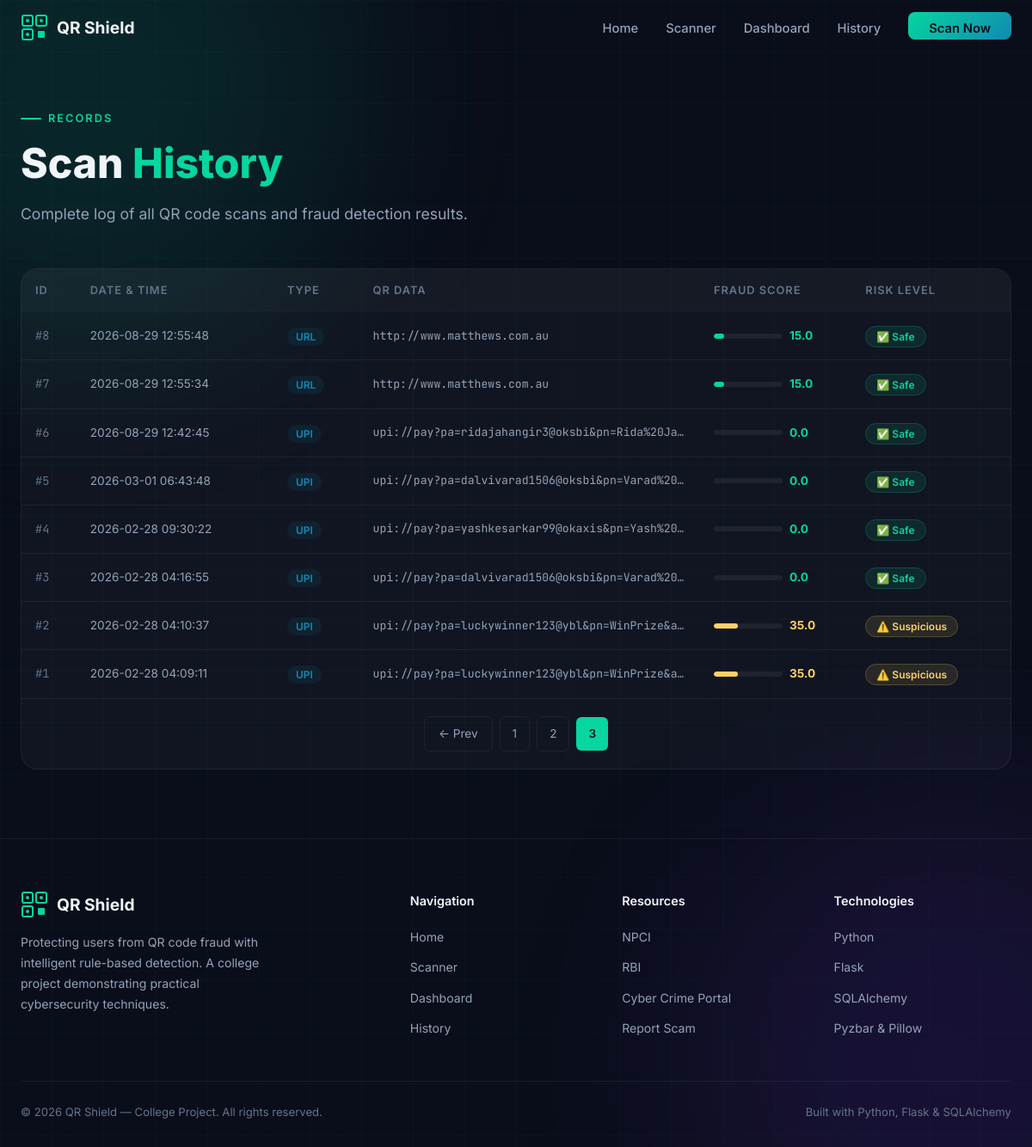
The page /history?page=3 on the database its author committed.
### models.py (models this page shows, shortened)
class ScanHistory(db.Model):
    __tablename__ = 'scan_history'
    id = db.Column(db.Integer, primary_key=True, autoincrement=True)
    scan_date = db.Column(db.DateTime, default=datetime.utcnow, nullable=False)
    qr_data = db.Column(db.Text, nullable=False)
    data_type = db.Column(db.String(50), nullable=False)          # 'upi', 'url', 'text', 'unknown'
    risk_level = db.Column(db.String(20), nullable=False)          # 'safe', 'suspicious', 'scam'
    fraud_score = db.Column(db.Float, default=0.0)
    details = db.Column(db.Text)                                   # JSON string of detection details
    ip_address = db.Column(db.String(45))
    filename = db.Column(db.String(255))

### app.py (the view)
    @app.route('/history')
    def history():
        page = request.args.get('page', 1, type=int)
        per_page = 15
        scans = ScanHistory.query.order_by(
            ScanHistory.scan_date.desc()
        ).paginate(page=page, per_page=per_page, error_out=False)
        return render_template('history.html', scans=scans)

### templates/history.html (shortened to what this page needs)
{% extends "base.html" %}
{% block content %}
<section style="padding-top:120px;padding-bottom:80px;position:relative;z-index:1;">
    <div class="container">
        <div class="section-header" style="margin-bottom:48px;">
            <div class="section-label">Records</div>
            <h2 class="section-title">Scan <span class="highlight">History</span></h2>
            <p class="section-subtitle">Complete log of all QR code scans and fraud detection results.</p>
        </div>
        {% if scans.items %}
        <div
            style="background:var(--bg-glass);border:1px solid var(--border-subtle);border-radius:var(--radius-lg);overflow:hidden;">
            <div style="overflow-x:auto;">
                <table style="width:100%;border-collapse:collapse;">
                    <thead>
                        <tr style="background:rgba(255,255,255,0.02);">
                            <th
                                style="padding:14px 16px;text-align:left;font-size:0.8rem;font-weight:600;color:var(--text-muted);text-transform:uppercase;letter-spacing:1px;">
                                ID</th>
                            <th
                                style="padding:14px 16px;text-align:left;font-size:0.8rem;font-weight:600;color:var(--text-muted);text-transform:uppercase;letter-spacing:1px;">
                                Date & Time</th>
                            <th
                                style="padding:14px 16px;text-align:left;font-size:0.8rem;font-weight:600;color:var(--text-muted);text-transform:uppercase;letter-spacing:1px;">
                                Type</th>
                            <th
                                style="padding:14px 16px;text-align:left;font-size:0.8rem;font-weight:600;color:var(--text-muted);text-transform:uppercase;letter-spacing:1px;">
                                QR Data</th>
                            <th
                                style="padding:14px 16px;text-align:left;font-size:0.8rem;font-weight:600;color:var(--text-muted);text-transform:uppercase;letter-spacing:1px;">
                                Fraud Score</th>
                            <th
                                style="padding:14px 16px;text-align:left;font-size:0.8rem;font-weight:600;color:var(--text-muted);text-transform:uppercase;letter-spacing:1px;">
                                Risk Level</th>
                        </tr>
                    </thead>
                    <tbody>
                        {% for scan in scans.items %}
                        <tr style="border-bottom:1px solid var(--border-subtle);transition:background 0.2s;"
                            onmouseover="this.style.background='rgba(255,255,255,0.02)'"
                            onmouseout="this.style.background=''">
                            <td
                                style="padding:14px 16px;font-size:0.85rem;font-family:var(--font-mono);color:var(--text-muted);">
                                #{{ scan.id }}</td>
                            <td style="padding:14px 16px;font-size:0.85rem;color:var(--text-secondary);">{{
                                scan.scan_date.strftime('%Y-%m-%d %H:%M:%S') }}</td>
                            <td style="padding:14px 16px;">
                                <span
                                    style="padding:3px 10px;border-radius:100px;font-size:0.75rem;font-weight:600;background:rgba(17,138,178,0.1);color:var(--accent-blue);text-transform:uppercase;">{{
                                    scan.data_type }}</span>
                            </td>
                            <td style="padding:14px 16px;font-size:0.82rem;font-family:var(--font-mono);color:var(--text-secondary);max-width:300px;overflow:hidden;text-overflow:ellipsis;white-space:nowrap;"
                                title="{{ scan.qr_data }}">{{ scan.qr_data[:70] }}</td>
                            <td style="padding:14px 16px;">
                                <div style="display:flex;align-items:center;gap:8px;">
                                    <div
                                        style="flex:1;max-width:80px;height:6px;background:rgba(255,255,255,0.06);border-radius:3px;overflow:hidden;">
                                        <div style="height:100%;border-radius:3px;width:{{ scan.fraud_score }}%;
                                            {% if scan.risk_level == 'safe' %}background:var(--accent-cyan);
                                            {% elif scan.risk_level == 'suspicious' %}background:var(--accent-yellow);
                                            {% else %}background:var(--accent-red);{% endif %}
                                        "></div>
                                    </div>
                                    <span style="font-size:0.85rem;font-weight:700;
                                        {% if scan.risk_level == 'safe' %}color:var(--accent-cyan);
                                        {% elif scan.risk_level == 'suspicious' %}color:var(--accent-yellow);
                                        {% else %}color:var(--accent-red);{% endif %}
                                    ">{{ scan.fraud_score }}</span>
                                </div>
                            </td>
                            <td style="padding:14px 16px;">
                                {% if scan.risk_level == 'safe' %}
                                <span
                                    style="padding:4px 12px;border-radius:100px;font-size:0.75rem;font-weight:600;background:rgba(6,214,160,0.1);border:1px solid rgba(6,214,160,0.2);color:var(--accent-cyan);">✅
                                    Safe</span>
                                {% elif scan.risk_level == 'suspicious' %}
                                <span
                                    style="padding:4px 12px;border-radius:100px;font-size:0.75rem;font-weight:600;background:rgba(255,209,102,0.1);border:1px solid rgba(255,209,102,0.2);color:var(--accent-yellow);">⚠️
                                    Suspicious</span>
                                {% else %}
                                <span
                                    style="padding:4px 12px;border-radius:100px;font-size:0.75rem;font-weight:600;background:rgba(239,71,111,0.1);border:1px solid rgba(239,71,111,0.2);color:var(--accent-red);">🚨
                                    Scam</span>
                                {% endif %}
                            </td>
                        </tr>
                        {% endfor %}
                    </tbody>
                </table>
            </div>
            {% if scans.pages > 1 %}
            <div style="display:flex;align-items:center;justify-content:center;gap:8px;padding:20px;">
                {% if scans.has_prev %}
                <a href="{{ url_for('history', page=scans.prev_num) }}"
                    style="padding:8px 16px;border-radius:6px;border:1px solid var(--border-subtle);font-size:0.85rem;color:var(--text-secondary);">←
                    Prev</a>
                {% endif %}
                {% for page_num in scans.iter_pages(left_edge=1, right_edge=1, left_current=2, right_current=2) %}
                {% if page_num %}
                {% if page_num == scans.page %}
                <span
                    style="padding:8px 14px;border-radius:6px;background:var(--accent-cyan);color:var(--bg-primary);font-size:0.85rem;font-weight:600;">{{
                    page_num }}</span>
                {% else %}
                <a href="{{ url_for('history', page=page_num) }}"
                    style="padding:8px 14px;border-radius:6px;border:1px solid var(--border-subtle);font-size:0.85rem;color:var(--text-secondary);">{{
                    page_num }}</a>
                {% endif %}
                {% else %}
                <span style="color:var(--text-muted);">…</span>
                {% endif %}
                {% endfor %}
            </div>
            {% endif %}
        </div>
        {% endif %}
    </div>
</section>
{% endblock %}

### static/css/style.css (style rules this page uses)
:root { --bg-primary: #0a0e1a; --bg-secondary: #111827; --bg-card: rgba(17, 24, 39, 0.7); --bg-glass: rgba(255, 255, 255, 0.03); --bg-glass-hover: rgba(255, 255, 255, 0.06); --accent-cyan: #06d6a0; --accent-cyan-glow: rgba(6, 214, 160, 0.3); --accent-blue: #118ab2; --accent-purple: #7b2ff7; --accent-purple-glow: rgba(123, 47, 247, 0.3); --accent-red: #ef476f; --accent-red-glow: rgba(239, 71, 111, 0.3); --accent-yellow: #ffd166; --accent-orange: #f78c6b; --text-primary: #f1f5f9; --text-secondary: #94a3b8; --text-muted: #64748b; --border-subtle: rgba(255, 255, 255, 0.06); --border-glow: rgba(6, 214, 160, 0.2); --radius-sm: 8px; --radius-md: 12px; --radius-lg: 20px; --radius-xl: 28px; --shadow-glow: 0 0 40px rgba(6, 214, 160, 0.08); --shadow-card: 0 8px 32px rgba(0, 0, 0, 0.3); --shadow-elevated: 0 20px 60px rgba(0, 0, 0, 0.5); --font-primary: 'Inter', -apple-system, BlinkMacSystemFont, sans-serif; --font-mono: 'JetBrains Mono', 'Fira Code', monospace; --transition-fast: 0.2s cubic-bezier(0.4, 0, 0.2, 1); --transition-base: 0.3s cubic-bezier(0.4, 0, 0.2, 1); --transition-slow: 0.5s cubic-bezier(0.4, 0, 0.2, 1); }
*, *::before, *::after { margin: 0; padding: 0; box-sizing: border-box; }
html { scroll-behavior: smooth; font-size: 16px; }
body { font-family: var(--font-primary); background: var(--bg-primary); color: var(--text-primary); line-height: 1.7; overflow-x: hidden; -webkit-font-smoothing: antialiased; -moz-osx-font-smoothing: grayscale; }
a { color: var(--accent-cyan); text-decoration: none; transition: color var(--transition-fast); }
.container { max-width: 1200px; margin: 0 auto; padding: 0 24px; }
.section-label { display: inline-flex; align-items: center; gap: 8px; font-size: 0.8rem; font-weight: 600; letter-spacing: 2px; text-transform: uppercase; color: var(--accent-cyan); margin-bottom: 12px; }
.section-label::before { content: ''; display: block; width: 24px; height: 2px; background: var(--accent-cyan); border-radius: 1px; }
.section-title { font-size: clamp(2rem, 4vw, 3rem); font-weight: 800; line-height: 1.2; margin-bottom: 16px; }
.section-subtitle { font-size: 1.1rem; color: var(--text-secondary); max-width: 600px; }
.highlight { color: var(--accent-cyan); }
section { position: relative; z-index: 1; }
*, *::before, *::after { animation: none !important; transition: none !important; }

### rows shown on the page
ScanHistory: id "8", scan_date "2026-08-29 12:55:48", data_type "URL", qr_data "http://www.matthews.com.au", fraud_score "15.0", risk_level "✅ Safe"
ScanHistory: id "7", scan_date "2026-08-29 12:55:34", data_type "URL", qr_data "http://www.matthews.com.au", fraud_score "15.0", risk_level "✅ Safe"
ScanHistory: id "6", scan_date "2026-08-29 12:42:45", data_type "UPI", qr_data "upi://pay?pa=ridajahangir3@oksbi&pn=Rida%20Ja…", fraud_score "0.0", risk_level "✅ Safe"
ScanHistory: id "5", scan_date "2026-03-01 06:43:48", data_type "UPI", qr_data "upi://pay?pa=dalvivarad1506@oksbi&pn=Varad%20…", fraud_score "0.0", risk_level "✅ Safe"
ScanHistory: id "4", scan_date "2026-02-28 09:30:22", data_type "UPI", qr_data "upi://pay?pa=yashkesarkar99@okaxis&pn=Yash%20…", fraud_score "0.0", risk_level "✅ Safe"
ScanHistory: id "3", scan_date "2026-02-28 04:16:55", data_type "UPI", qr_data "upi://pay?pa=dalvivarad1506@oksbi&pn=Varad%20…", fraud_score "0.0", risk_level "✅ Safe"
ScanHistory: id "2", scan_date "2026-02-28 04:10:37", data_type "UPI", qr_data "upi://pay?pa=luckywinner123@ybl&pn=WinPrize&a…", fraud_score "35.0", risk_level "⚠️ Suspicious"
ScanHistory: id "1", scan_date "2026-02-28 04:09:11", data_type "UPI", qr_data "upi://pay?pa=luckywinner123@ybl&pn=WinPrize&a…", fraud_score "35.0", risk_level "⚠️ Suspicious"

### other values the page prints
{{ page_num }} "1" "2"
{{ page_num }} "3"
